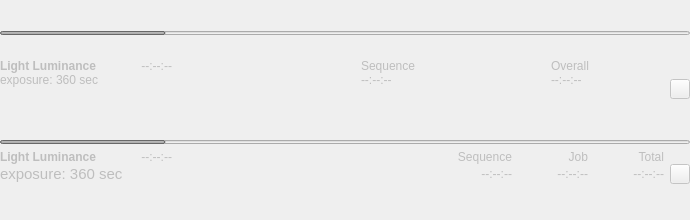
<?xml version='1.0' encoding='utf-8'?>
<ui version="4.0">
 <class>CaptureCountsWidget</class>
 <widget class="QWidget" name="CaptureCountsWidget">
  <property name="enabled">
   <bool>false</bool>
  </property>
  <property name="geometry">
   <rect>
    <x>0</x>
    <y>0</y>
    <width>690</width>
    <height>220</height>
   </rect>
  </property>
  <property name="sizePolicy">
   <sizepolicy hsizetype="MinimumExpanding" vsizetype="Expanding">
    <horstretch>0</horstretch>
    <verstretch>0</verstretch>
   </sizepolicy>
  </property>
  <property name="minimumSize">
   <size>
    <width>600</width>
    <height>20</height>
   </size>
  </property>
  <property name="maximumSize">
   <size>
    <width>16777215</width>
    <height>16777215</height>
   </size>
  </property>
  <property name="baseSize">
   <size>
    <width>0</width>
    <height>0</height>
   </size>
  </property>
  <property name="windowTitle">
   <string>Ekos</string>
  </property>
  <layout class="QVBoxLayout" name="verticalLayout">
   <property name="spacing">
    <number>4</number>
   </property>
   <property name="leftMargin">
    <number>0</number>
   </property>
   <property name="topMargin">
    <number>0</number>
   </property>
   <property name="rightMargin">
    <number>0</number>
   </property>
   <property name="bottomMargin">
    <number>4</number>
   </property>
   <item>
    <widget class="QWidget" name="graphicalView" native="true">
     <property name="sizePolicy">
      <sizepolicy hsizetype="Preferred" vsizetype="Maximum">
       <horstretch>0</horstretch>
       <verstretch>0</verstretch>
      </sizepolicy>
     </property>
     <layout class="QVBoxLayout" name="verticalLayout_3" stretch="0,0">
      <property name="leftMargin">
       <number>0</number>
      </property>
      <property name="topMargin">
       <number>0</number>
      </property>
      <property name="rightMargin">
       <number>0</number>
      </property>
      <property name="bottomMargin">
       <number>0</number>
      </property>
      <item>
       <widget class="QProgressBar" name="gr_imageProgress">
        <property name="minimumSize">
         <size>
          <width>0</width>
          <height>4</height>
         </size>
        </property>
        <property name="maximumSize">
         <size>
          <width>16777215</width>
          <height>4</height>
         </size>
        </property>
        <property name="toolTip">
         <string>Progress of the currently active capture.</string>
        </property>
        <property name="value">
         <number>24</number>
        </property>
        <property name="textVisible">
         <bool>false</bool>
        </property>
       </widget>
      </item>
      <item>
       <layout class="QGridLayout" name="graphicsGrid" rowstretch="0,0" columnstretch="0,0,0,0,0,0,0,0">
        <property name="verticalSpacing">
         <number>0</number>
        </property>
        <item row="0" column="4">
         <widget class="QLabel" name="gr_sequenceLabel">
          <property name="sizePolicy">
           <sizepolicy hsizetype="Expanding" vsizetype="Expanding">
            <horstretch>0</horstretch>
            <verstretch>0</verstretch>
           </sizepolicy>
          </property>
          <property name="text">
           <string>Sequence</string>
          </property>
          <property name="alignment">
           <set>Qt::AlignBottom|Qt::AlignLeading|Qt::AlignLeft</set>
          </property>
         </widget>
        </item>
        <item row="0" column="6">
         <widget class="QLabel" name="gr_overallLabel">
          <property name="sizePolicy">
           <sizepolicy hsizetype="Expanding" vsizetype="Expanding">
            <horstretch>0</horstretch>
            <verstretch>0</verstretch>
           </sizepolicy>
          </property>
          <property name="text">
           <string>Overall</string>
          </property>
          <property name="alignment">
           <set>Qt::AlignBottom|Qt::AlignLeading|Qt::AlignLeft</set>
          </property>
         </widget>
        </item>
        <item row="0" column="2">
         <spacer name="horizontalSpacer_6">
          <property name="orientation">
           <enum>Qt::Horizontal</enum>
          </property>
          <property name="sizeHint" stdset="0">
           <size>
            <width>40</width>
            <height>20</height>
           </size>
          </property>
         </spacer>
        </item>
        <item row="1" column="0" colspan="2">
         <widget class="QLabel" name="gr_frameDetailsLabel">
          <property name="sizePolicy">
           <sizepolicy hsizetype="Preferred" vsizetype="Expanding">
            <horstretch>0</horstretch>
            <verstretch>0</verstretch>
           </sizepolicy>
          </property>
          <property name="text">
           <string>exposure: 360 sec</string>
          </property>
          <property name="alignment">
           <set>Qt::AlignLeading|Qt::AlignLeft|Qt::AlignTop</set>
          </property>
         </widget>
        </item>
        <item row="1" column="4">
         <widget class="QLabel" name="gr_sequenceRemainingTime">
          <property name="sizePolicy">
           <sizepolicy hsizetype="Preferred" vsizetype="Expanding">
            <horstretch>0</horstretch>
            <verstretch>0</verstretch>
           </sizepolicy>
          </property>
          <property name="toolTip">
           <string>&lt;html&gt;&lt;head/&gt;&lt;body&gt;&lt;p&gt;Remaining time to complete the active capture sequence&lt;/p&gt;&lt;/body&gt;&lt;/html&gt;</string>
          </property>
          <property name="text">
           <string>--:--:--</string>
          </property>
          <property name="alignment">
           <set>Qt::AlignLeading|Qt::AlignLeft|Qt::AlignTop</set>
          </property>
         </widget>
        </item>
        <item row="0" column="0">
         <widget class="QLabel" name="gr_frameLabel">
          <property name="sizePolicy">
           <sizepolicy hsizetype="Preferred" vsizetype="Expanding">
            <horstretch>0</horstretch>
            <verstretch>0</verstretch>
           </sizepolicy>
          </property>
          <property name="font">
           <font>
            <weight>75</weight>
            <bold>true</bold>
           </font>
          </property>
          <property name="text">
           <string>Light Luminance</string>
          </property>
          <property name="alignment">
           <set>Qt::AlignBottom|Qt::AlignLeading|Qt::AlignLeft</set>
          </property>
         </widget>
        </item>
        <item row="0" column="3" rowspan="2">
         <widget class="QRoundProgressBar" name="gr_sequenceProgressBar" native="true">
          <property name="minimumSize">
           <size>
            <width>64</width>
            <height>64</height>
           </size>
          </property>
          <property name="maximumSize">
           <size>
            <width>64</width>
            <height>64</height>
           </size>
          </property>
          <property name="toolTip">
           <string>&lt;html&gt;&lt;head/&gt;&lt;body&gt;&lt;p&gt;Captured images in active sequence&lt;/p&gt;&lt;/body&gt;&lt;/html&gt;</string>
          </property>
         </widget>
        </item>
        <item row="0" column="5" rowspan="2">
         <widget class="QRoundProgressBar" name="gr_overallProgressBar" native="true">
          <property name="minimumSize">
           <size>
            <width>64</width>
            <height>64</height>
           </size>
          </property>
          <property name="maximumSize">
           <size>
            <width>64</width>
            <height>64</height>
           </size>
          </property>
          <property name="toolTip">
           <string>&lt;html&gt;&lt;head/&gt;&lt;body&gt;&lt;p&gt;Percentage of total images captured&lt;/p&gt;&lt;/body&gt;&lt;/html&gt;</string>
          </property>
         </widget>
        </item>
        <item row="1" column="7">
         <widget class="QPushButton" name="switchToTextButton">
          <property name="minimumSize">
           <size>
            <width>20</width>
            <height>20</height>
           </size>
          </property>
          <property name="maximumSize">
           <size>
            <width>20</width>
            <height>20</height>
           </size>
          </property>
          <property name="font">
           <font>
            <weight>75</weight>
            <bold>true</bold>
           </font>
          </property>
          <property name="toolTip">
           <string>Switch to the text display of capture counts display.</string>
          </property>
          <property name="text">
           <string />
          </property>
          <property name="icon">
           <iconset theme="arrow-down" />
          </property>
         </widget>
        </item>
        <item row="0" column="1">
         <widget class="QLabel" name="gr_frameRemainingTime">
          <property name="sizePolicy">
           <sizepolicy hsizetype="Preferred" vsizetype="Expanding">
            <horstretch>0</horstretch>
            <verstretch>0</verstretch>
           </sizepolicy>
          </property>
          <property name="minimumSize">
           <size>
            <width>70</width>
            <height>0</height>
           </size>
          </property>
          <property name="toolTip">
           <string>Remaining time for current capture</string>
          </property>
          <property name="text">
           <string>--:--:--</string>
          </property>
          <property name="alignment">
           <set>Qt::AlignBottom|Qt::AlignRight|Qt::AlignTrailing</set>
          </property>
         </widget>
        </item>
        <item row="1" column="6">
         <widget class="QLabel" name="gr_overallRemainingTime">
          <property name="sizePolicy">
           <sizepolicy hsizetype="Preferred" vsizetype="Expanding">
            <horstretch>0</horstretch>
            <verstretch>0</verstretch>
           </sizepolicy>
          </property>
          <property name="toolTip">
           <string>&lt;html&gt;&lt;head/&gt;&lt;body&gt;&lt;p&gt;Remaining time to completion&lt;/p&gt;&lt;/body&gt;&lt;/html&gt;</string>
          </property>
          <property name="text">
           <string>--:--:--</string>
          </property>
          <property name="alignment">
           <set>Qt::AlignLeading|Qt::AlignLeft|Qt::AlignTop</set>
          </property>
         </widget>
        </item>
       </layout>
      </item>
     </layout>
    </widget>
   </item>
   <item>
    <widget class="QWidget" name="textView" native="true">
     <property name="sizePolicy">
      <sizepolicy hsizetype="Preferred" vsizetype="Maximum">
       <horstretch>0</horstretch>
       <verstretch>0</verstretch>
      </sizepolicy>
     </property>
     <layout class="QVBoxLayout" name="verticalLayout_2" stretch="0,1">
      <property name="leftMargin">
       <number>0</number>
      </property>
      <property name="topMargin">
       <number>0</number>
      </property>
      <property name="rightMargin">
       <number>0</number>
      </property>
      <property name="bottomMargin">
       <number>0</number>
      </property>
      <item>
       <widget class="QProgressBar" name="imageProgress">
        <property name="minimumSize">
         <size>
          <width>0</width>
          <height>4</height>
         </size>
        </property>
        <property name="maximumSize">
         <size>
          <width>16777215</width>
          <height>4</height>
         </size>
        </property>
        <property name="toolTip">
         <string>Progress of the currently active capture.</string>
        </property>
        <property name="value">
         <number>24</number>
        </property>
        <property name="textVisible">
         <bool>false</bool>
        </property>
       </widget>
      </item>
      <item>
       <layout class="QGridLayout" name="gridLayout">
        <property name="bottomMargin">
         <number>0</number>
        </property>
        <property name="verticalSpacing">
         <number>0</number>
        </property>
        <item row="2" column="3">
         <widget class="QLabel" name="sequenceLabel">
          <property name="text">
           <string>Sequence</string>
          </property>
          <property name="alignment">
           <set>Qt::AlignRight|Qt::AlignTrailing|Qt::AlignVCenter</set>
          </property>
         </widget>
        </item>
        <item row="2" column="1">
         <widget class="QLabel" name="frameRemainingTime">
          <property name="minimumSize">
           <size>
            <width>70</width>
            <height>0</height>
           </size>
          </property>
          <property name="toolTip">
           <string>Remaining time for current capture</string>
          </property>
          <property name="text">
           <string>--:--:--</string>
          </property>
          <property name="alignment">
           <set>Qt::AlignRight|Qt::AlignTrailing|Qt::AlignVCenter</set>
          </property>
         </widget>
        </item>
        <item row="3" column="4">
         <widget class="QLabel" name="jobRemainingTime">
          <property name="sizePolicy">
           <sizepolicy hsizetype="Preferred" vsizetype="Maximum">
            <horstretch>0</horstretch>
            <verstretch>0</verstretch>
           </sizepolicy>
          </property>
          <property name="minimumSize">
           <size>
            <width>70</width>
            <height>0</height>
           </size>
          </property>
          <property name="toolTip">
           <string>&lt;html&gt;&lt;head/&gt;&lt;body&gt;&lt;p&gt;Remaining time to complete one job iteration&lt;/p&gt;&lt;/body&gt;&lt;/html&gt;</string>
          </property>
          <property name="text">
           <string>--:--:--</string>
          </property>
          <property name="alignment">
           <set>Qt::AlignRight|Qt::AlignTop|Qt::AlignTrailing</set>
          </property>
         </widget>
        </item>
        <item row="2" column="0">
         <widget class="QLabel" name="frameInfoLabel">
          <property name="sizePolicy">
           <sizepolicy hsizetype="Preferred" vsizetype="Maximum">
            <horstretch>0</horstretch>
            <verstretch>0</verstretch>
           </sizepolicy>
          </property>
          <property name="font">
           <font>
            <weight>75</weight>
            <bold>true</bold>
           </font>
          </property>
          <property name="toolTip">
           <string>Type and filter (if present) of the currently active capture.</string>
          </property>
          <property name="text">
           <string>Light Luminance</string>
          </property>
         </widget>
        </item>
        <item row="2" column="4">
         <widget class="QLabel" name="jobLabel">
          <property name="text">
           <string>Job</string>
          </property>
          <property name="alignment">
           <set>Qt::AlignRight|Qt::AlignTrailing|Qt::AlignVCenter</set>
          </property>
         </widget>
        </item>
        <item row="3" column="5">
         <widget class="QLabel" name="overallRemainingTime">
          <property name="sizePolicy">
           <sizepolicy hsizetype="Preferred" vsizetype="Maximum">
            <horstretch>0</horstretch>
            <verstretch>0</verstretch>
           </sizepolicy>
          </property>
          <property name="minimumSize">
           <size>
            <width>70</width>
            <height>0</height>
           </size>
          </property>
          <property name="toolTip">
           <string>&lt;html&gt;&lt;head/&gt;&lt;body&gt;&lt;p&gt;Remaining time to completion&lt;/p&gt;&lt;/body&gt;&lt;/html&gt;</string>
          </property>
          <property name="text">
           <string>--:--:--</string>
          </property>
          <property name="alignment">
           <set>Qt::AlignRight|Qt::AlignTop|Qt::AlignTrailing</set>
          </property>
          <property name="margin">
           <number>0</number>
          </property>
         </widget>
        </item>
        <item row="2" column="5">
         <widget class="QLabel" name="overallLabel">
          <property name="text">
           <string>Total</string>
          </property>
          <property name="alignment">
           <set>Qt::AlignRight|Qt::AlignTrailing|Qt::AlignVCenter</set>
          </property>
         </widget>
        </item>
        <item row="2" column="2">
         <spacer name="horizontalSpacer">
          <property name="orientation">
           <enum>Qt::Horizontal</enum>
          </property>
          <property name="sizeType">
           <enum>QSizePolicy::Expanding</enum>
          </property>
          <property name="sizeHint" stdset="0">
           <size>
            <width>10</width>
            <height>0</height>
           </size>
          </property>
         </spacer>
        </item>
        <item row="3" column="2">
         <spacer name="horizontalSpacer_2">
          <property name="orientation">
           <enum>Qt::Horizontal</enum>
          </property>
          <property name="sizeHint" stdset="0">
           <size>
            <width>40</width>
            <height>20</height>
           </size>
          </property>
         </spacer>
        </item>
        <item row="3" column="3">
         <widget class="QLabel" name="sequenceRemainingTime">
          <property name="sizePolicy">
           <sizepolicy hsizetype="Preferred" vsizetype="Maximum">
            <horstretch>0</horstretch>
            <verstretch>0</verstretch>
           </sizepolicy>
          </property>
          <property name="minimumSize">
           <size>
            <width>70</width>
            <height>0</height>
           </size>
          </property>
          <property name="toolTip">
           <string>&lt;html&gt;&lt;head/&gt;&lt;body&gt;&lt;p&gt;Remaining time to complete the active capture sequence&lt;/p&gt;&lt;/body&gt;&lt;/html&gt;</string>
          </property>
          <property name="text">
           <string>--:--:--</string>
          </property>
          <property name="alignment">
           <set>Qt::AlignRight|Qt::AlignTop|Qt::AlignTrailing</set>
          </property>
         </widget>
        </item>
        <item row="3" column="0" colspan="2">
         <widget class="QLabel" name="frameDetailsLabel">
          <property name="sizePolicy">
           <sizepolicy hsizetype="Preferred" vsizetype="Maximum">
            <horstretch>0</horstretch>
            <verstretch>0</verstretch>
           </sizepolicy>
          </property>
          <property name="font">
           <font>
            <pointsize>11</pointsize>
           </font>
          </property>
          <property name="text">
           <string>exposure: 360 sec</string>
          </property>
          <property name="alignment">
           <set>Qt::AlignLeading|Qt::AlignLeft|Qt::AlignTop</set>
          </property>
         </widget>
        </item>
        <item row="3" column="6">
         <widget class="QPushButton" name="switchToGraphicsButton">
          <property name="sizePolicy">
           <sizepolicy hsizetype="Minimum" vsizetype="Maximum">
            <horstretch>0</horstretch>
            <verstretch>0</verstretch>
           </sizepolicy>
          </property>
          <property name="minimumSize">
           <size>
            <width>20</width>
            <height>20</height>
           </size>
          </property>
          <property name="maximumSize">
           <size>
            <width>20</width>
            <height>20</height>
           </size>
          </property>
          <property name="toolTip">
           <string>Switch display to the graphical mode of capture counts display.</string>
          </property>
          <property name="text">
           <string />
          </property>
          <property name="icon">
           <iconset theme="arrow-up" />
          </property>
         </widget>
        </item>
       </layout>
      </item>
     </layout>
    </widget>
   </item>
  </layout>
 </widget>
 <customwidgets>
  <customwidget>
   <class>QRoundProgressBar</class>
   <extends>QWidget</extends>
   <header>QRoundProgressBar.h</header>
   <container>1</container>
  </customwidget>
 </customwidgets>
 <resources />
 <connections />
</ui>
